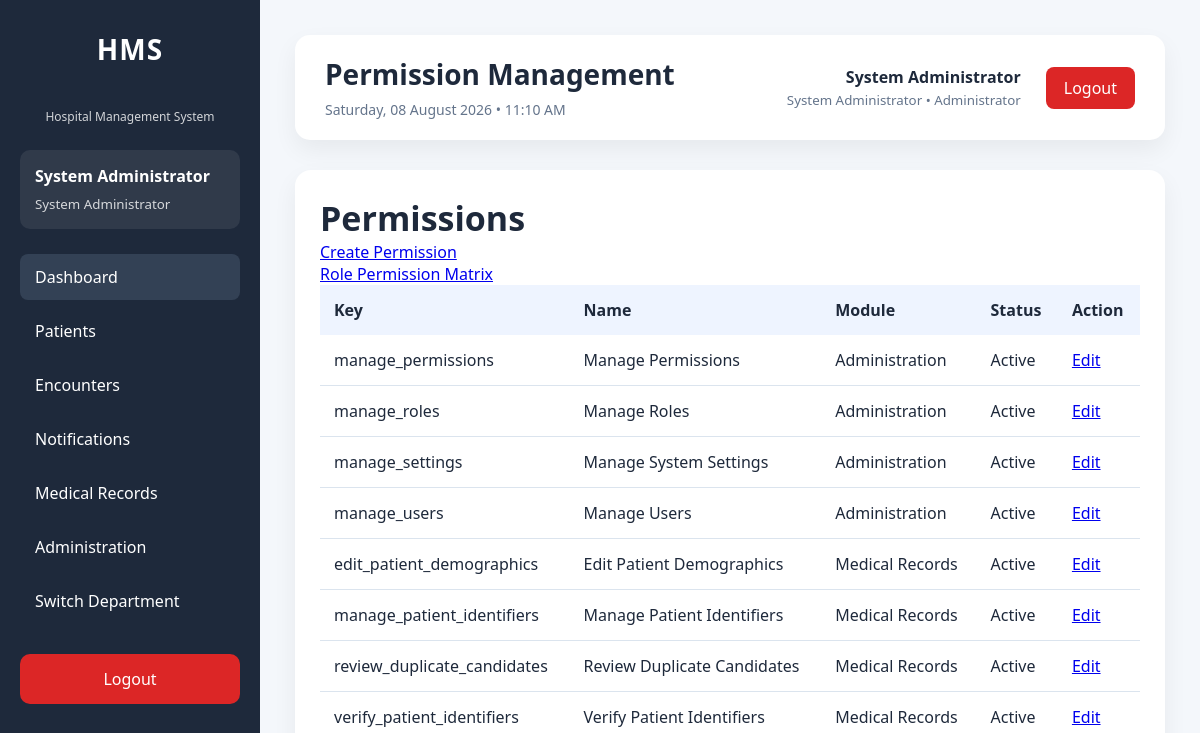
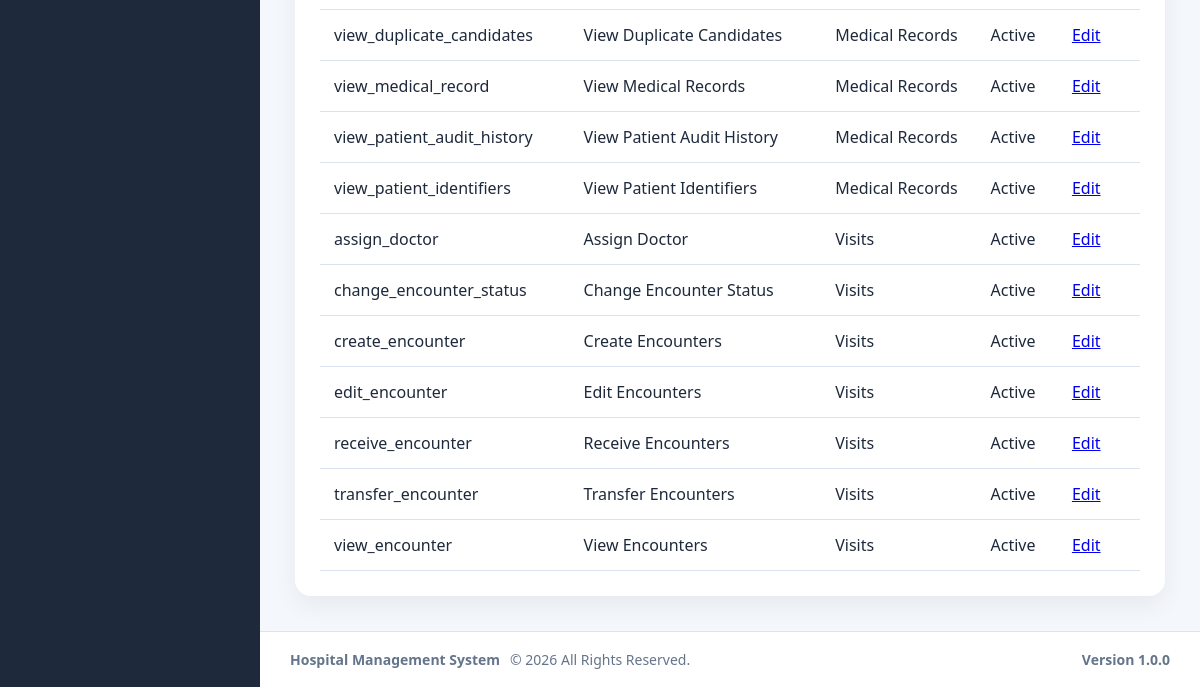
The app's page /modules/administration/permissions/index.php (signed in), older data (2 pictures, top to bottom).
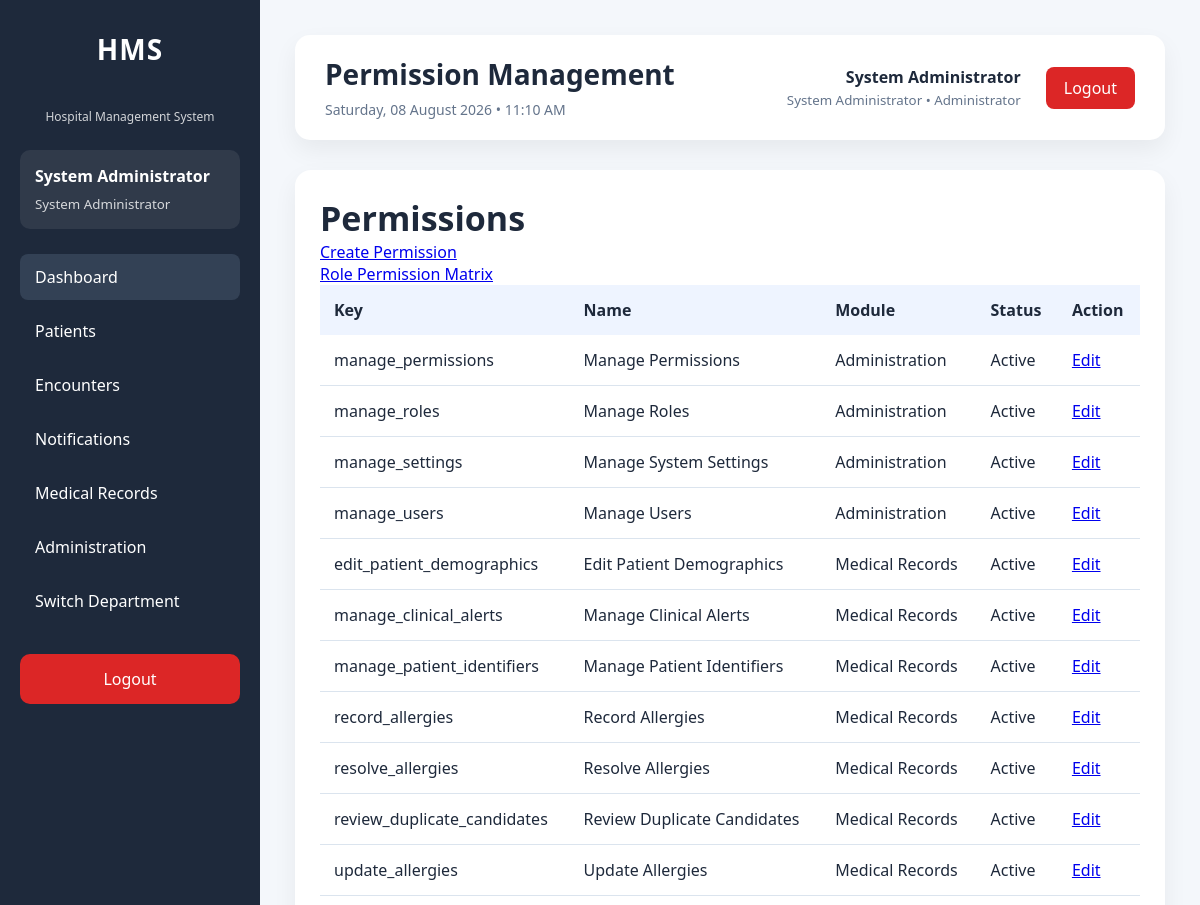
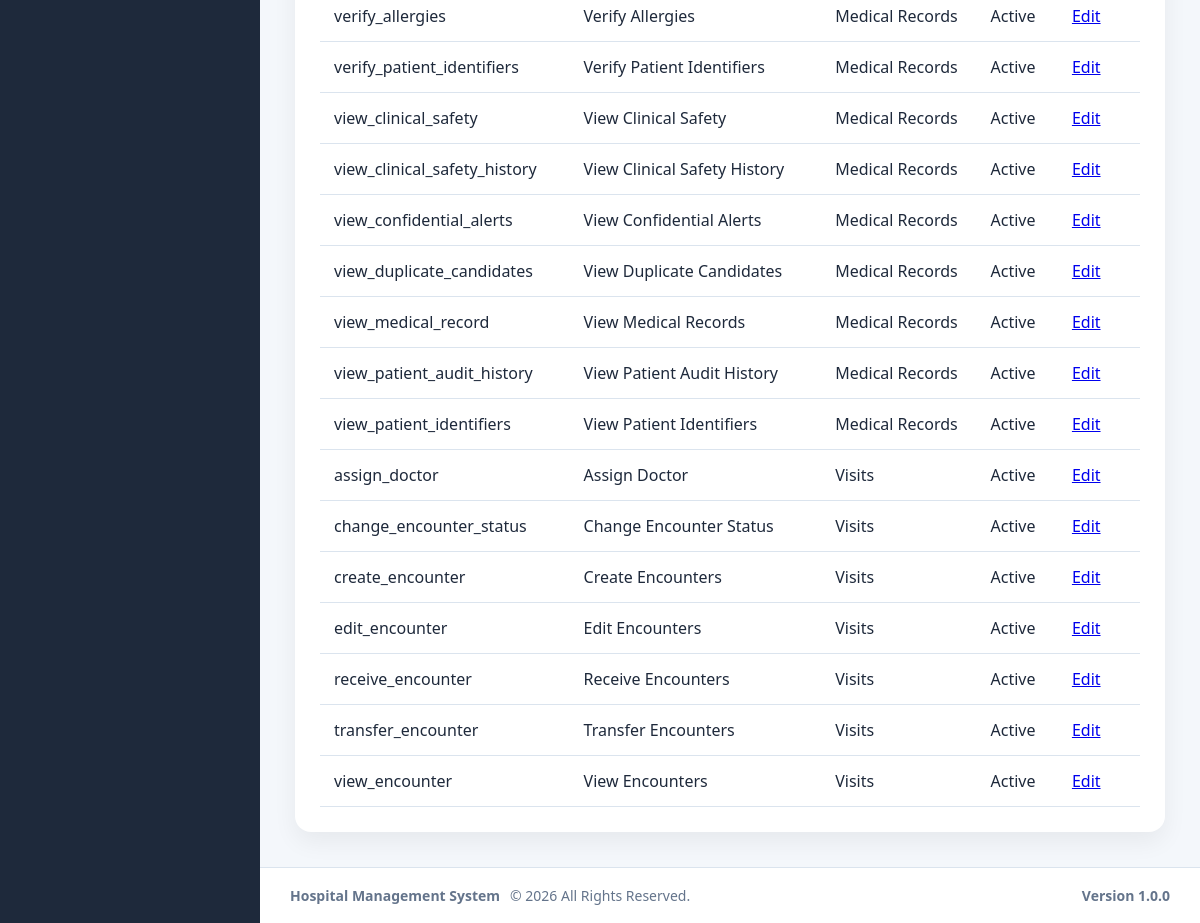
The same page, newer data (2 pictures, top to bottom).
### tables this page shows
CREATE TABLE `permissions` (
  `id` int(11) NOT NULL AUTO_INCREMENT,
  `permission_key` varchar(100) NOT NULL,
  `permission_name` varchar(150) NOT NULL,
  `module` varchar(100) NOT NULL,
  `description` text DEFAULT NULL,
  `is_active` tinyint(1) NOT NULL DEFAULT 1,
  `created_at` timestamp NOT NULL DEFAULT current_timestamp(),
  `updated_at` timestamp NULL DEFAULT NULL ON UPDATE current_timestamp(),
  PRIMARY KEY (`id`),
  UNIQUE KEY `uq_permissions_key` (`permission_key`),
  KEY `idx_permissions_module` (`module`),
  KEY `idx_permissions_active` (`is_active`)
);

### config/app.php (called while the page is built, shortened)
<?php
$configuredEnvironment = strtolower(trim((string)getenv('HMS_APP_ENV')));
$allowedEnvironments = ['development', 'testing', 'production'];
$applicationEnvironment = in_array(
    $configuredEnvironment,
    $allowedEnvironments,
    true
) ? $configuredEnvironment : 'production';
$developmentBypassValue = strtolower(
    trim((string)getenv('HMS_ENABLE_DEV_AUTH_BYPASS'))
);
$developmentAuthBypass = $applicationEnvironment === 'development'
    && in_array(
        $developmentBypassValue,
        ['1', 'true', 'yes', 'on'],
        true
    );
$configuredDocumentStorageRoot = trim(
    (string)getenv('HMS_DOCUMENT_STORAGE_ROOT')
);
$documentStorageRoot = $configuredDocumentStorageRoot !== ''
    ? $configuredDocumentStorageRoot
    : dirname(__DIR__, 3) . DIRECTORY_SEPARATOR . 'hms_secure_documents';
return [
    'app' => [
        'name' => 'Hospital Management System',
        'version' => '1.0.0',
        'timezone' => 'Africa/Lagos',
        'environment' => $applicationEnvironment,
        'development_auth_bypass' => $developmentAuthBypass,
        'base_url' => '/hospital_management_system'
    ],
    'hospital' => [
        'code' => 'HMS',
        'name' => 'Hospital Management System',
        'currency' => '₦'
    ],
    'database' => [
        'host' => 'localhost',
        'name' => 'hospital_management_system',
        'user' => 'root',
        'pass' => ''
    ],
    'security' => [
        'max_failed_login_attempts' => 5,
        'session_timeout_seconds' => 1800
    ],
    'documents' => [
        'storage_root' => $documentStorageRoot,
        'storage_provider' => 'local'
    ]
];

### config/helpers.php (called while the page is built, shortened)
<?php
function e($value): string
{
    return htmlspecialchars(
        (string)$value,
        ENT_QUOTES,
        'UTF-8'
    );
}

### config/auth.php (called while the page is built, shortened)
<?php
$config = require __DIR__ . '/app.php';
require_once __DIR__ . '/../services/SessionService.php';
$sessionService = new SessionService();
$sessionService->requireLogin();
$currentUser = $sessionService->user();

### services/SessionService.php (called while the page is built, shortened)
<?php
class SessionService
{
    private ?PDO $pdo;
    private ?int $resolvedTimeoutSeconds = null;
    public function __construct(?PDO $pdo = null)
    {
        if ($pdo === null) {
            require_once __DIR__ . '/../config/database.php';
            $pdo = $GLOBALS['pdo'] ?? ($pdo ?? null);
        }
        $this->pdo = $pdo;
    }
    public function user(): ?array
    {
        return $_SESSION['user'] ?? null;
    }
    private function sessionTimeoutSeconds(): int
    {
        if ($this->resolvedTimeoutSeconds !== null) {
            return $this->resolvedTimeoutSeconds;
        }
        $config = require __DIR__ . '/../config/app.php';
        $fallback = max(
            60,
            (int)($config['security']['session_timeout_seconds']
                ?? self::SESSION_TIMEOUT_SECONDS)
        );
        try {
            $minutes = (new SettingsService($this->pdo))->getInteger(
                'security.session_timeout_minutes',
                (int)ceil($fallback / 60)
            );
            return $this->resolvedTimeoutSeconds = max(60, $minutes * 60);
        } catch (Throwable $exception) {
            return $this->resolvedTimeoutSeconds = $fallback;
        }
    }
}

### services/PermissionService.php (called while the page is built, shortened)
<?php
class PermissionService
{
    private PDO $pdo;
    public function __construct(PDO $pdo, ?SettingsService $settingsService = null)
    {
        $this->pdo = $pdo;
    }
    public function hasPermission(
        string $permission,
        ?array $user = null
    ): bool {
        $user = $user ?? $this->currentUser();
        if ($this->isAdministrator($user)) {
            return true;
        }
    }
    public function listPermissions(bool $includeInactive = true): array
    {
        $sql = '
            SELECT id, permission_key, permission_name, module,
                   description, is_active, created_at, updated_at
            FROM permissions
        ';
        $sql .= ' ORDER BY module, permission_name';
        try {
            return $this->pdo->query($sql)->fetchAll(PDO::FETCH_ASSOC);
        } catch (Throwable $exception) {
            return [];
        }
    }
    public function isAdministrator(?array $user = null): bool
    {
        $user = $user ?? $this->currentUser();
        return ($user['role_name'] ?? '') === 'System Administrator';
    }
}

### modules/administration/partials/bootstrap.php (called while the page is built, shortened)
<?php
require_once __DIR__ . '/../../../config/auth.php';
require_once __DIR__ . '/../../../config/database.php';
require_once __DIR__ . '/../../../config/helpers.php';
require_once __DIR__ . '/../../../services/PermissionService.php';
require_once __DIR__ . '/../../../services/UserDepartmentService.php';
$permissionService = new PermissionService($pdo);

### modules/administration/permissions/index.php (the view, shortened to what this page needs)
<?php
require_once __DIR__ . '/../partials/bootstrap.php';
$pageTitle = 'Permission Management';
$permissions = $permissionService->listPermissions();
require_once __DIR__ . '/../../../layouts/header.php';
require_once __DIR__ . '/../../../layouts/sidebar.php';
?>
<main class="content">
    <?php require_once __DIR__ . '/../../../layouts/navbar.php'; ?>
    <section class="card">
        <h2>Permissions</h2>
        <p><a class="btn-primary" href="create.php">Create Permission</a></p>
        <p><a href="matrix.php">Role Permission Matrix</a></p>
        <table>
            <thead><tr><th>Key</th><th>Name</th><th>Module</th><th>Status</th><th>Action</th></tr></thead>
            <tbody><?php foreach ($permissions as $permission): ?>
                <tr>
                    <td><?= e($permission['permission_key']) ?></td>
                    <td><?= e($permission['permission_name']) ?></td>
                    <td><?= e($permission['module']) ?></td>
                    <td><?= !empty($permission['is_active']) ? 'Active' : 'Inactive' ?></td>
                    <td><a href="edit.php?id=<?= (int)$permission['id'] ?>">Edit</a></td>
                </tr>
            <?php endforeach; ?></tbody>
        </table>
    </section>
</main>
<?php require_once __DIR__ . '/../../../layouts/footer.php'; ?>

### layouts/header.php (shortened to what this page needs)
<?php
require_once __DIR__ . '/../config/helpers.php';
$config = require __DIR__ . '/../config/app.php';
$baseUrl = rtrim(
    $config['app']['base_url'],
    '/'
);
?>
<!DOCTYPE html>
<html lang="en">
<head>
    <link
        rel="stylesheet"
        href="<?= e($baseUrl) ?>/assets/css/dashboard.css">
</head>
<body>
<div class="wrapper">

### layouts/sidebar.php (shortened to what this page needs)
<?php
$currentPage = basename($_SERVER['PHP_SELF']);
$canAccessMedicalRecordsSidebar = false;
$departmentNotificationCount = 0;
if ($currentUser && isset($pdo)) {
    require_once __DIR__ . '/../services/PermissionService.php';
    $sidebarPermissionService = new PermissionService($pdo);
    $canAccessMedicalRecordsSidebar = $sidebarPermissionService->hasPermission(
        'view_medical_record',
        $currentUser
    );
    $sidebarDepartmentId = (int)(
        $currentUser['active_department_id']
        ?? $_SESSION['active_department_id']
        ?? $currentUser['department_id']
        ?? 0
    );
    if ($sidebarDepartmentId > 0) {
        $departmentNotificationCount = (new DepartmentNotificationService($pdo))->getUnreadCount($sidebarDepartmentId);
    }
}
?>
<aside class="sidebar">
    <div class="sidebar-header">
        <h2>HMS</h2>
        <p>Hospital Management System</p>
    </div>
    <?php if ($currentUser): ?>
        <div class="sidebar-user">
            <strong>
                <?= e($currentUser['first_name']) ?>
                <?= e($currentUser['last_name']) ?>
            </strong>
            <small>
                <?= e($currentUser['role_name']) ?>
            </small>
        </div>
    <?php endif; ?>
    <nav class="sidebar-nav">
        <ul>
            <li>
                <a
                    href="<?= e($baseUrl) ?>/dashboard/index.php"
                    class="<?= $currentPage === 'index.php' ? 'active' : '' ?>">
                    Dashboard
                </a>
            </li>
            <li>
                <a href="<?= e($baseUrl) ?>/modules/patients/search.php">
                    Patients
                </a>
            </li>
            <li>
                <a href="<?= e($baseUrl) ?>/modules/patients/search.php">
                    Encounters
                </a>
            </li>
            <li>
                <a href="<?= e($baseUrl) ?>/modules/department_notifications/index.php">
                    Notifications<?= $departmentNotificationCount > 0 ? ' (' . (int)$departmentNotificationCount . ')' : '' ?>
                </a>
            </li>
            <?php if ($canAccessMedicalRecordsSidebar): ?>
                <li>
                    <a href="<?= e($baseUrl) ?>/modules/medical_records/index.php">
                        Medical Records
                    </a>
                </li>
            <?php endif; ?>
            <?php if (($currentUser['role_name'] ?? '') === 'System Administrator'): ?>
                <li>
                    <a href="<?= e($baseUrl) ?>/modules/administration/dashboard/index.php">
                        Administration
                    </a>
                </li>
            <?php endif; ?>
            <li>
                <a href="<?= e($baseUrl) ?>/modules/administration/department_switch.php">
                    Switch Department
                </a>
            </li>
        </ul>
    </nav>
    <div class="sidebar-footer">
        <a
            href="<?= e($baseUrl) ?>/authentication/logout.php"
            class="logout-btn">
            Logout
        </a>
    </div>
</aside>
<div class="main-container">

### layouts/navbar.php (shortened to what this page needs)
<?php
$currentDateTime = date('l, d F Y • h:i A');
$currentUser ??= [];
?>
<header class="navbar">
    <div class="navbar-left">
        <h1>
            <?= e($pageTitle ?? 'Hospital Management System') ?>
        </h1>
        <span>
            <?= e($currentDateTime) ?>
        </span>
    </div>
    <div class="navbar-right">
        <div class="navbar-user">
            <div class="user-details">
                <strong>
                    <?= e($currentUser['first_name'] ?? '') ?>
                    <?= e($currentUser['last_name'] ?? '') ?>
                </strong>
                <small>
                    <?= e($currentUser['role_name'] ?? '') ?>
                    •
                    <?= e($currentUser['active_department_name'] ?? $currentUser['department_name'] ?? '') ?>
                </small>
            </div>
        </div>
        <div class="navbar-actions">
            <a
                href="../authentication/logout.php"
                class="logout-link">
                Logout
            </a>
        </div>
    </div>
</header>

### layouts/footer.php (shortened to what this page needs)
<?php
$currentYear = date('Y');
$config = require __DIR__ . '/../config/app.php';
?>
<footer class="footer">
    <div class="footer-left">
        <strong>Hospital Management System</strong>
        <span>
            © <?= $currentYear ?>
            All Rights Reserved.
        </span>
    </div>
    <div class="footer-right">
        Version 1.0.0
    </div>
</footer>
</div>
</div>
</body>
</html>

### assets/css/dashboard.css (style rules this page uses)
* { margin:0; padding:0; box-sizing:border-box; }
:root { --primary:#2563eb; --primary-dark:#1d4ed8; --success:#16a34a; --warning:#f59e0b; --danger:#dc2626; --sidebar:#1e293b; --sidebar-hover:#334155; --background:#f4f7fb; --white:#ffffff; --border:#dbe4ee; --text:#1e293b; --text-light:#64748b; --shadow:0 10px 25px rgba(0,0,0,.06); }
body { font-family: "Segoe UI", Tahoma, Geneva, Verdana, Arial, sans-serif; background:var(--background); color:var(--text); }
.wrapper { display:flex; min-height:100vh; }
.sidebar { width:260px; background:var(--sidebar); color:#fff; padding:30px 20px; }
.sidebar h2 { text-align:center; margin-bottom:40px; font-size:28px; letter-spacing:1px; }
.sidebar ul { list-style:none; }
.sidebar li { margin-bottom:10px; }
.sidebar a { display:block; text-decoration:none; color:#fff; padding:14px 16px; border-radius:10px; transition:.3s; }
.content { flex:1; padding:35px; }
.card { background:var(--white); border-radius:16px; padding:25px; box-shadow:var(--shadow); }
.card h2 { font-size:34px; }
table { width:100%; border-collapse:collapse; }
table th { background:#eef4ff; padding:14px; text-align:left; }
table td { padding:14px; border-bottom:1px solid var(--border); }
.sidebar-header { text-align:center; margin-bottom:25px; }
.sidebar-header p { font-size:12px; opacity:.8; }
.sidebar-user { background:rgba(255,255,255,.08); padding:15px; border-radius:10px; margin-bottom:25px; }
.sidebar-user strong { display:block; margin-bottom:5px; }
.sidebar-user small { opacity:.8; }
.sidebar-nav ul { list-style:none; }
.sidebar-nav li { margin-bottom:8px; }
.sidebar-nav a { display:block; color:#fff; text-decoration:none; padding:12px 15px; border-radius:8px; transition:.3s; }
.sidebar-nav a:hover, .sidebar-nav a.active { background:var(--sidebar-hover); }
.sidebar-footer { margin-top:30px; }
.logout-btn { display:block; text-align:center; text-decoration:none; color:#fff; background:#dc2626; padding:12px; border-radius:8px; transition:.3s; }
.navbar { display:flex; justify-content:space-between; align-items:center; background:#ffffff; padding:20px 30px; border-radius:15px; margin-bottom:30px; box-shadow:var(--shadow); }
.navbar-left h1 { font-size:28px; margin-bottom:5px; }
.navbar-left span { color:var(--text-light); font-size:14px; }
.navbar-right { display:flex; align-items:center; gap:25px; }
.user-details { text-align:right; }
.user-details strong { display:block; }
.user-details small { color:var(--text-light); }
.logout-link { text-decoration:none; color:#ffffff; background:#dc2626; padding:10px 18px; border-radius:8px; transition:.3s; }
.footer { display:flex; justify-content:space-between; align-items:center; padding:18px 30px; background:#ffffff; border-top:1px solid var(--border); color:var(--text-light); font-size:14px; }
.footer-left { display:flex; align-items:center; gap:10px; }
.footer-right { font-weight:600; }
.main-container { flex:1; display:flex; flex-direction:column; min-height:100vh; }

Row changes from the older to the newer data that the page shows:
added permissions: permission_key "manage_clinical_alerts", permission_name "Manage Clinical Alerts", module "Medical Records", is_active "Active"
added permissions: permission_key "record_allergies", permission_name "Record Allergies", module "Medical Records", is_active "Active"
added permissions: permission_key "resolve_allergies", permission_name "Resolve Allergies", module "Medical Records", is_active "Active"
added permissions: permission_key "update_allergies", permission_name "Update Allergies", module "Medical Records", is_active "Active"
added permissions: permission_key "verify_allergies", permission_name "Verify Allergies", module "Medical Records", is_active "Active"
added permissions: permission_key "view_clinical_safety", permission_name "View Clinical Safety", module "Medical Records", is_active "Active"
added permissions: permission_key "view_clinical_safety_history", permission_name "View Clinical Safety History", module "Medical Records", is_active "Active"
added permissions: permission_key "view_confidential_alerts", permission_name "View Confidential Alerts", module "Medical Records", is_active "Active"
